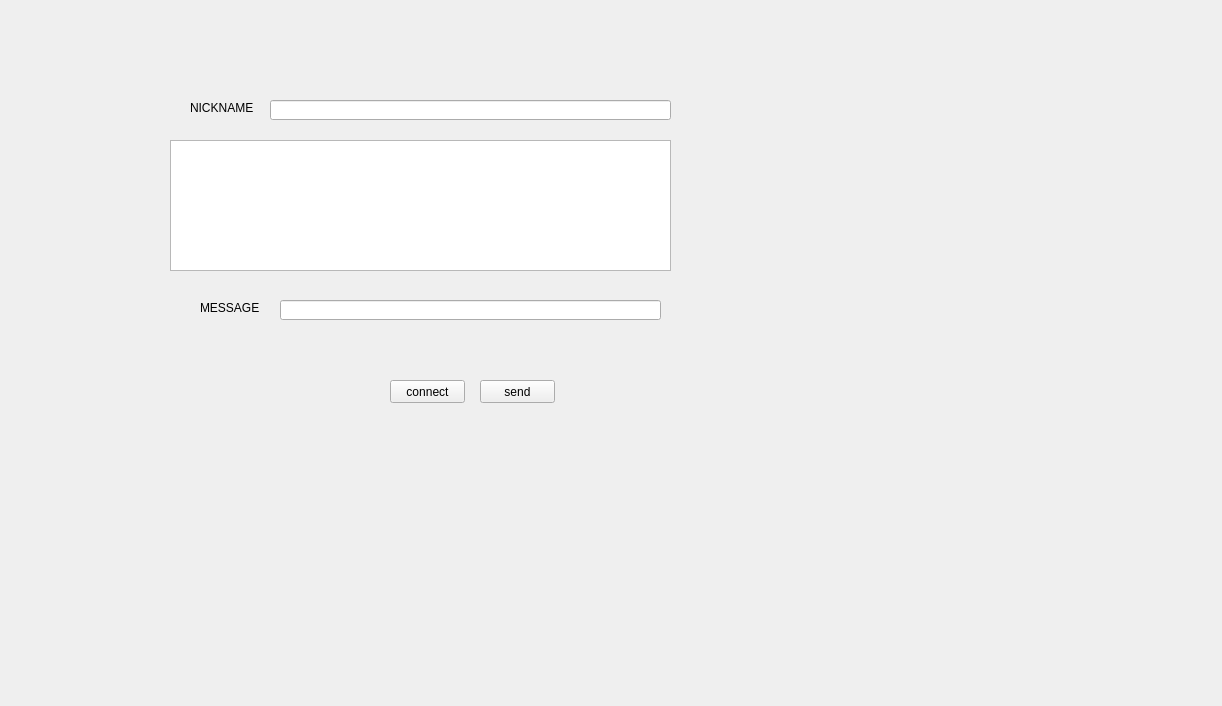
<?xml version="1.0" encoding="UTF-8"?>
<ui version="4.0">
 <class>messanger</class>
 <widget class="QWidget" name="messanger">
  <property name="geometry">
   <rect>
    <x>0</x>
    <y>0</y>
    <width>1222</width>
    <height>706</height>
   </rect>
  </property>
  <property name="windowTitle">
   <string>Form</string>
  </property>
  <widget class="QPushButton" name="connect">
   <property name="geometry">
    <rect>
     <x>390</x>
     <y>380</y>
     <width>75</width>
     <height>23</height>
    </rect>
   </property>
   <property name="text">
    <string>connect</string>
   </property>
  </widget>
  <widget class="QPushButton" name="send">
   <property name="geometry">
    <rect>
     <x>480</x>
     <y>380</y>
     <width>75</width>
     <height>23</height>
    </rect>
   </property>
   <property name="text">
    <string>send</string>
   </property>
  </widget>
  <widget class="QLabel" name="label">
   <property name="geometry">
    <rect>
     <x>190</x>
     <y>100</y>
     <width>71</width>
     <height>16</height>
    </rect>
   </property>
   <property name="text">
    <string>NICKNAME</string>
   </property>
  </widget>
  <widget class="QLabel" name="label_2">
   <property name="geometry">
    <rect>
     <x>200</x>
     <y>300</y>
     <width>71</width>
     <height>16</height>
    </rect>
   </property>
   <property name="text">
    <string>MESSAGE</string>
   </property>
  </widget>
  <widget class="QLineEdit" name="nickname">
   <property name="geometry">
    <rect>
     <x>270</x>
     <y>100</y>
     <width>401</width>
     <height>20</height>
    </rect>
   </property>
  </widget>
  <widget class="QTextEdit" name="textEdit">
   <property name="geometry">
    <rect>
     <x>170</x>
     <y>140</y>
     <width>501</width>
     <height>131</height>
    </rect>
   </property>
  </widget>
  <widget class="QLineEdit" name="message">
   <property name="geometry">
    <rect>
     <x>280</x>
     <y>300</y>
     <width>381</width>
     <height>20</height>
    </rect>
   </property>
  </widget>
 </widget>
 <resources/>
 <connections/>
</ui>
